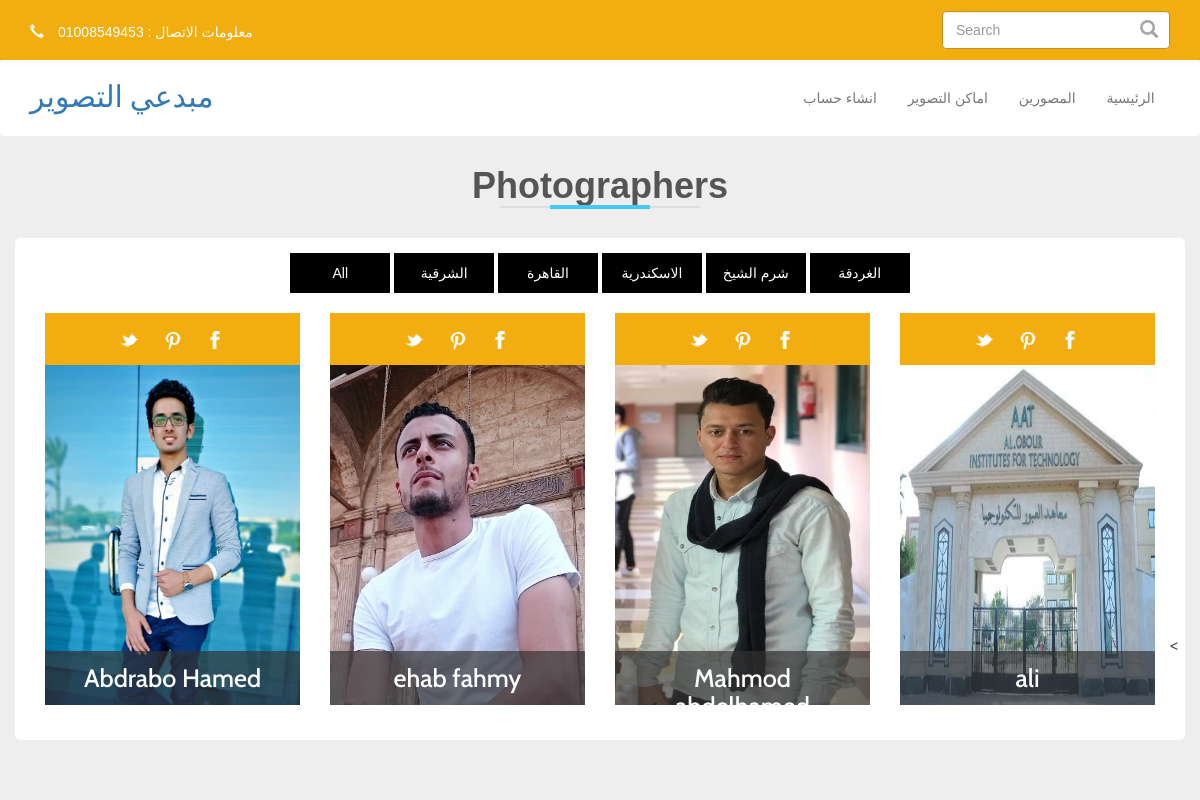
/photographers.php, run on the app's committed database.
### tables this page shows
CREATE TABLE `cities` (
  `id` int(11) NOT NULL,
  `name` varchar(255) NOT NULL
);

CREATE TABLE `photographer` (
  `id` int(11) NOT NULL,
  `name` varchar(255) NOT NULL,
  `address` text NOT NULL,
  `phone` varchar(255) NOT NULL,
  `email` varchar(255) NOT NULL,
  `about` text NOT NULL,
  `image` varchar(255) NOT NULL,
  `city_id` int(11) NOT NULL,
  `cover` varchar(255) NOT NULL,
  `about_pic` varchar(255) NOT NULL,
  `password` varchar(255) NOT NULL,
  `active` tinyint(1) NOT NULL DEFAULT '0'
);

### photographers.php (the view, shortened to what this page needs)
<?Php
include 'connect.php';
$select_city="SELECT * FROM cities";
$city_result=mysqli_query($connect,$select_city);
$city_data=array();
while ($city_row=mysqli_fetch_assoc($city_result)) {
    $city_data[]=$city_row;
}
$select_photographer="SELECT * FROM photographer WHERE active=1";
$select_photographer_result=mysqli_query($connect,$select_photographer);
$photographer_data=array();
while ($photographer_row=mysqli_fetch_assoc($select_photographer_result)) {
    $photographer_data[]=$photographer_row;
}
include 'header.php';
include 'navegation.php';
?>
 <div class="content1" id="p_about" style="height: 500px">
        <div class="sections">
            <h1>Photographers</h1>
            <div class="line"><span></span></div>
        </div>
        <div class="container">
            <div class="row aboutme">
                <div class="buttons">
                    <button class="all" id="all">All</button>
                <?php foreach ($city_data as $value) { ?>
                    <button class="photo<?php echo $value['id'] ?>" id="photo<?php echo $value['id'] ?>"><?php echo $value['name']; ?></button>
                <?php } ?>
                </div>
                <div class="images">
 <?php foreach ($photographer_data as $value) { ?>
                <div class="col-md-3 team-grids wow bounceIn animated photo<?php echo $value['city_id'] ?>" data-wow-delay=".5s" style="visibility: visible; -webkit-animation-delay: .5s;">
                    <ul class="social-networks square spin-icon team-icons">
                        <li><a href="#" class="icon-linkedin"></a></li>
                        <li><a href="#" class="icon-twitter"></a></li>
                        <li><a href="#" class="icon-facebook"></a></li>
                    </ul>
                    <a href="profile.php?id=<?php echo $value['id'] ?>">
                        <img class="img-responsive" src="images/<?php echo $value['image'] ?>" alt="" style="height: 340px;"/>
                        <div class="captn">
                            <h4><?php echo $value['name'] ?></h4>
                            <p><?php echo $value['about'] ?></p>
                        </div>
                    </a>
                </div>
            <?php } ?>
                </div>
                <div class="clearfix"></div>
            </div>
        </div>
    </div>
<
    </body>
</html>

### header.php (shortened to what this page needs)
<!DOCTYPE html>
<html>
 <head>
<link href="css/bootstrap.css" type="text/css" rel="stylesheet" media="all">
<link href="css/style.css" type="text/css" rel="stylesheet" media="all">
<link rel="stylesheet" href="css/fonts/font-awesome.min.css">
<link rel="stylesheet" href="css/lightbox.css">
<link rel="stylesheet" href="css/prof.css">
<link href="css/animate.css" rel="stylesheet" type="text/css" media="all">
 </head>
    <body>
    <div class="header">
        <div class="container">
            <div class="header-info navbar-left wow fadeInLeft animated" data-wow-delay=".5s" style="visibility: visible; -webkit-animation-delay: .5s;">
                <p><span class="glyphicon glyphicon-earphone" aria-hidden="true"></span>معلومات الاتصال  : 01008549453</p>
            </div>
            <form class="navbar-form navbar-right wow fadeInRight animated" data-wow-delay=".5s" style="visibility: visible; -webkit-animation-delay: .5s;" method="post" action="search.php">
                <div class="form-group">
                    <input type="text" class="form-control" placeholder="Search" name="search">
                    <button type="submit" class="btn btn-default" aria-label="Left Align">
                        <span class="glyphicon glyphicon-search" aria-hidden="true"></span>
                    </button>
                </div>
            </form>
        </div>
    </div>

### navegation.php (shortened to what this page needs)
<div class="top-nav">
    <nav class="navbar navbar-default">
        <div class="container">
            <div class="navbar-header navbar-left">
                <br>
                <h2><a  style="visibility: visible; -webkit-animation-delay: .5s;">مبدعي التصوير </a></h2>
            </div>
            <div class="collapse navbar-collapse navbar-right" id="bs-example-navbar-collapse-1">
                <ul class="nav navbar-nav navbar-left">
                    <?php
                        if (isset($_SESSION['photographer_id'])) { ?>
                            <li class="hvr-bounce-to-bottom"><a href="logout.php"> تسجيل خروج </a></li>
                            <li class="hvr-bounce-to-bottom"><a href="register.php"> حسابى </a></li>
                        <?php }else{?>
                        <li class="hvr-bounce-to-bottom"><a href="register.php">انشاء حساب </a></li>
                       <?php }
                    ?>
                    <li class="hvr-bounce-to-bottom"><a href="photo_session.php">اماكن التصوير</a></li>
                     <li class="hvr-bounce-to-bottom"><a href="photographers.php">المصورين</a></li>
                    <li class="hvr-bounce-to-bottom"><a href="index.php">الرئيسية</a></li>
                </ul>
                <div class="clearfix"> </div>
            </div>
        </div>
    </nav>
</div>

### css/style.css (style rules this page uses)
body { margin:0; font-family: 'Open Sans', sans-serif; }
body a,.steps-grid-left1 h4,.steps-grid-left2,.steps-grid-left2 span,ul.team-icons { transition: 0.5s ease-in-out; -webkit-transition: 0.5s ease-in-out; -moz-transition: 0.5s ease-in-out; -o-transition: 0.5s ease-in-out; -ms-transition: 0.5s ease-in-out; text-decoration:none; }
h1,h2,h3,h4,h5,h6 { margin:0; font-family: 'Cabin', sans-serif; }
p { margin:0; }
ul,label { margin:0; padding:0; }
.header { padding: .8em 0; background-color:#F2AE11; }
.header-info p { font-size:1em; color: #fff; margin: .8em 0 0; }
.header-info p span { padding-right: 1em; }
form.navbar-form.navbar-right { margin: 0; padding: 0; }
.form-group { position: relative; }
input.form-control { padding: 8px 32px 8px 13px; height: inherit; font-size:14px; border-color: #C19226; -webkit-appearance: none; }
button.btn.btn-default { border: none; width: 19px; height: 19px; position: absolute; top: 21%; right: 5%; padding: 0; outline: none; box-shadow: none; }
span.glyphicon.glyphicon-search { font-size: 1.3em; color:#A6A6A6; }
.navbar-default { margin: 0; border: none; }
.navbar-default { background-color: #FFFFFF; }
.navbar-nav > li > a { padding: 2em 1.1em; font-size: 1em; }
div#bs-example-navbar-collapse-1 { padding: 0; }
.hvr-bounce-to-bottom { display: inline-block; vertical-align: middle; -webkit-transform: translateZ(0); transform: translateZ(0); box-shadow: 0 0 1px rgba(0, 0, 0, 0); -webkit-backface-visibility: hidden; backface-visibility: hidden; -moz-osx-font-smoothing: grayscale; position: relative; -webkit-transition-property: color; transition-property: color; -webkit-transition-duration: 0.5s; transition-duration: 0.5s; }
.hvr-bounce-to-bottom:before { content: ""; position: absolute; z-index: -1; top: 0; left: 0; right: 0; bottom: 0; background:#43C8FA; -webkit-transform: scaleY(0); transform: scaleY(0); -webkit-transform-origin: 50% 0; transform-origin: 50% 0; -webkit-transition-property: transform; transition-property: transform; -webkit-transition-duration: 0.5s; transition-duration: 0.5s; -webkit-transition-timing-function: ease-out; transition-timing-function: ease-out; }
.social-networks li { display: inline-block; }
.social-networks a { display: block; position: relative; width: 40px; height: 40px; font-size: 0; line-height: 0; text-align: center; text-decoration: none; }
.social-networks a:before { content: ""; position: absolute; top: 50%; left: 50%; width: 100%; height: 100%; margin-top: -50%; margin-left: -50%; border-radius: 100px; transition: all 400ms; }
.social-networks a:after { position: relative; font-family: 'icomoon'; speak: none; font-style: normal; font-weight: normal; font-variant: normal; text-transform: none; line-height: 1; -webkit-font-smoothing: antialiased; -moz-osx-font-smoothing: grayscale; color: #fff; font-size: 26px; line-height: 66px; }
.social-networks .icon-linkedin:after { background:url(../images/img-sp.png) no-repeat 1px 3px; display: block; height: 100%; content: ''; }
.social-networks .icon-facebook:after { background:url(../images/img-sp.png) no-repeat 4px -69px; display: block; height: 100%; content: ''; }
.social-networks .icon-twitter:after { background:url(../images/img-sp.png) no-repeat 1px -33px; display: block; height: 100%; content: ''; }
.team-grids { position: relative; }
.team-grids a { overflow: hidden; position: relative; display: block; }
.captn h4 { color: #fff; font-size: 1.8em; margin-top: 2px; }
.captn p { font-size: 1.1em; margin:0.5em 0; }
.team-grids a .captn { display: inline-block; height: 100%; width: 100%; color: #ffffff; position: absolute; bottom: -84%; right: 0; background-color: rgba(51, 51, 51, 0.68); padding: 5% 10%; text-align: center; -o-transition: all 0.5s ease; -moz-transition: all 0.5s ease; -ms-transition: all 0.5s ease; -webkit-transition: all 0.5s ease; transition: all 0.5s ease; }
ul.team-icons { text-align: center; padding:.5em .5em 0; background: #F2AE11; }

### css/lightbox.css (style rules this page uses)
body:after { content: url(../images/close.png) url(../images/loading.gif) url(../images/prev.png) url(../images/next.png); display: none; }

### data on the page
cities: name "الشرقية"
cities: name "القاهرة"
cities: name "الاسكندرية"
cities: name "شرم الشيخ"
cities: name "الغردقة"
photographer: image (picture), name "Abdrabo Hamed"
photographer: image (picture), name "ehab fahmy"
photographer: image (picture), name "Mahmod…"
photographer: image (picture), name "ali"
